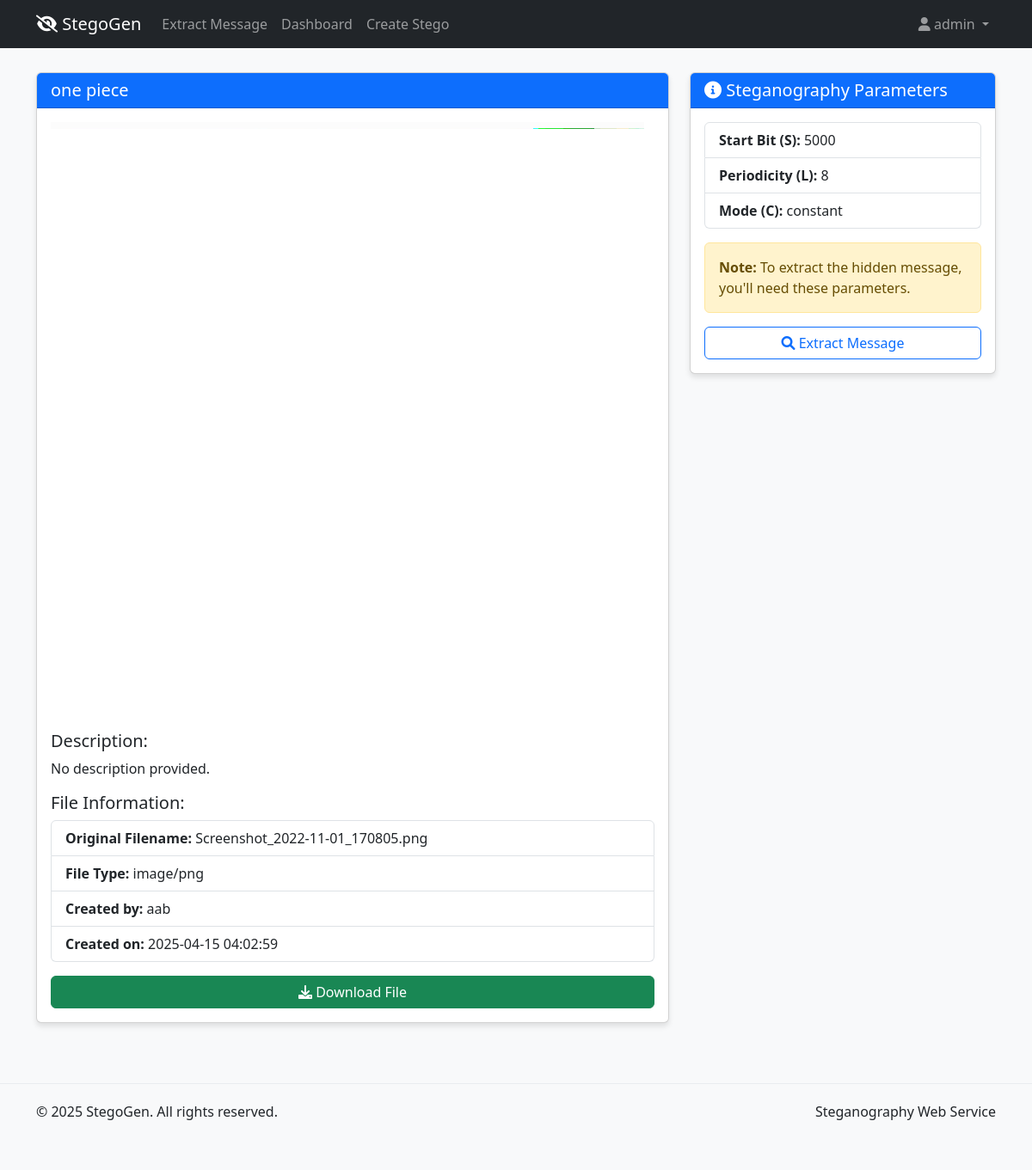
Page /view_post/3 (signed in) on the committed database.
### app.py (models this page shows, shortened)
class User(UserMixin, db.Model):
    id = db.Column(db.Integer, primary_key=True)
    username = db.Column(db.String(100), unique=True, nullable=False)
    password_hash = db.Column(db.String(200), nullable=False)
    email = db.Column(db.String(100), unique=True, nullable=False)
    created_at = db.Column(db.DateTime, default=datetime.utcnow)
    posts = db.relationship('StegoPost', backref='author', lazy=True)

class StegoPost(db.Model):
    id = db.Column(db.Integer, primary_key=True)
    title = db.Column(db.String(200), nullable=False)
    description = db.Column(db.Text)
    original_filename = db.Column(db.String(200), nullable=False)
    carrier_path = db.Column(db.String(200), nullable=False)
    file_type = db.Column(db.String(50))  # Store file MIME type
    is_image = db.Column(db.Boolean, default=False)
    created_at = db.Column(db.DateTime, default=datetime.utcnow)
    start_bit = db.Column(db.Integer)
    periodicity = db.Column(db.Integer)
    mode = db.Column(db.String(50))
    user_id = db.Column(db.Integer, db.ForeignKey('user.id'), nullable=False)

### app.py (the view)
@app.route('/view_post/<int:post_id>')
def view_post(post_id):
    post = StegoPost.query.get_or_404(post_id)
    return render_template('view_post.html', post=post)

### app.py (called while the page is built)
@login_manager.user_loader
def load_user(user_id):
    return User.query.get(int(user_id))

### templates/view_post.html (shortened to what this page needs)
{% extends "base.html" %}
{% block content %}
<div class="row mt-4">
    <div class="col-md-8">
        <div class="card">
            <div class="card-header bg-primary text-white">
                <h5 class="mb-0">{{ post.title }}</h5>
            </div>
            <div class="card-body">
                {% if post.is_image %}
                <img src="{{ url_for('download_file', post_id=post.id) }}" class="img-fluid mb-3" alt="{{ post.title }}">
                {% else %}
                <div class="text-center py-5 bg-light mb-3">
                    <i class="fas fa-file fa-5x text-secondary"></i>
                    <p class="mt-3">{{ post.original_filename }}</p>
                </div>
                {% endif %}
                <h5>Description:</h5>
                <p>{{ post.description or 'No description provided.' }}</p>
                <h5>File Information:</h5>
                <ul class="list-group mb-3">
                    <li class="list-group-item"><strong>Original Filename:</strong> {{ post.original_filename }}</li>
                    <li class="list-group-item"><strong>File Type:</strong> {{ post.file_type or 'Unknown' }}</li>
                    <li class="list-group-item"><strong>Created by:</strong> {{ post.author.username }}</li>
                    <li class="list-group-item"><strong>Created on:</strong> {{ post.created_at.strftime('%Y-%m-%d %H:%M:%S') }}</li>
                </ul>
                <div class="d-grid gap-2">
                    <a href="{{ url_for('download_file', post_id=post.id) }}" class="btn btn-success">
                        <i class="fas fa-download"></i> Download File
                    </a>
                </div>
            </div>
        </div>
    </div>
    <div class="col-md-4">
        <div class="card">
            <div class="card-header bg-primary text-white">
                <h5 class="mb-0"><i class="fas fa-info-circle"></i> Steganography Parameters</h5>
            </div>
            <div class="card-body">
                <ul class="list-group">
                    <li class="list-group-item"><strong>Start Bit (S):</strong> {{ post.start_bit }}</li>
                    <li class="list-group-item"><strong>Periodicity (L):</strong> {{ post.periodicity }}</li>
                    <li class="list-group-item"><strong>Mode (C):</strong> {{ post.mode }}</li>
                </ul>
                <div class="alert alert-warning mt-3">
                    <p class="mb-0"><strong>Note:</strong> To extract the hidden message, you'll need these parameters.</p>
                </div>
                <div class="d-grid gap-2 mt-3">
                    <a href="{{ url_for('extract_message_route') }}" class="btn btn-outline-primary">
                        <i class="fas fa-search"></i> Extract Message
                    </a>
                </div>
            </div>
        </div>
    </div>
</div>
{% endblock %}

### templates/base.html (shortened to what this page needs)
<!DOCTYPE html>
<html lang="en">
<head>
    <link href="https://cdn.jsdelivr.net/npm/bootstrap@5.3.0-alpha1/dist/css/bootstrap.min.css" rel="stylesheet">
    <link rel="stylesheet" href="https://cdnjs.cloudflare.com/ajax/libs/font-awesome/6.0.0-beta3/css/all.min.css">
</head>
<body>
    <nav class="navbar navbar-expand-lg navbar-dark bg-dark fixed-top">
        <div class="container">
            <a class="navbar-brand" href="{{ url_for('index') }}">
                <i class="fas fa-eye-slash"></i> StegoGen
            </a>
            <div class="collapse navbar-collapse" id="navbarNav">
                <ul class="navbar-nav me-auto">
                    <li class="nav-item">
                        <a class="nav-link" href="{{ url_for('extract_message_route') }}">Extract Message</a>
                    </li>
                    {% if current_user.is_authenticated %}
                    <li class="nav-item">
                        <a class="nav-link" href="{{ url_for('dashboard') }}">Dashboard</a>
                    </li>
                    <li class="nav-item">
                        <a class="nav-link" href="{{ url_for('create_stego') }}">Create Stego</a>
                    </li>
                    {% endif %}
                </ul>
                <ul class="navbar-nav">
                    {% if current_user.is_authenticated %}
                    <li class="nav-item dropdown">
                        <a class="nav-link dropdown-toggle" href="#" id="userDropdown" role="button" data-bs-toggle="dropdown">
                            <i class="fas fa-user"></i> {{ current_user.username }}
                        </a>
                    </li>
                    {% endif %}
                </ul>
            </div>
        </div>
    </nav>
    <div class="container">
        {% block content %}{% endblock %}
    </div>
    <footer class="footer">
        <div class="container">
            <div class="row">
                <div class="col-md-6">
                    <p>&copy; 2025 StegoGen. All rights reserved.</p>
                </div>
                <div class="col-md-6 text-end">
                    <p>Steganography Web Service</p>
                </div>
            </div>
        </div>
    </footer>
</body>
</html>

### templates/base.html (style rules this page uses)
body { padding-top: 60px; padding-bottom: 20px; background-color: #f8f9fa; }
.card { margin-bottom: 20px; box-shadow: 0 4px 6px rgba(0,0,0,0.1); }
.footer { margin-top: 50px; padding: 20px 0; background-color: #f8f9fa; border-top: 1px solid #e9ecef; }

### rows in the picture
User: username "admin"
StegoPost: title "one piece", description "No description provided.", original_filename "Screenshot_2022-11-01_170805.png", file_type "image/png", created_at "2025-04-15 04:02:59", start_bit "5000", periodicity "8", mode "constant"
User: author.username "aab"
